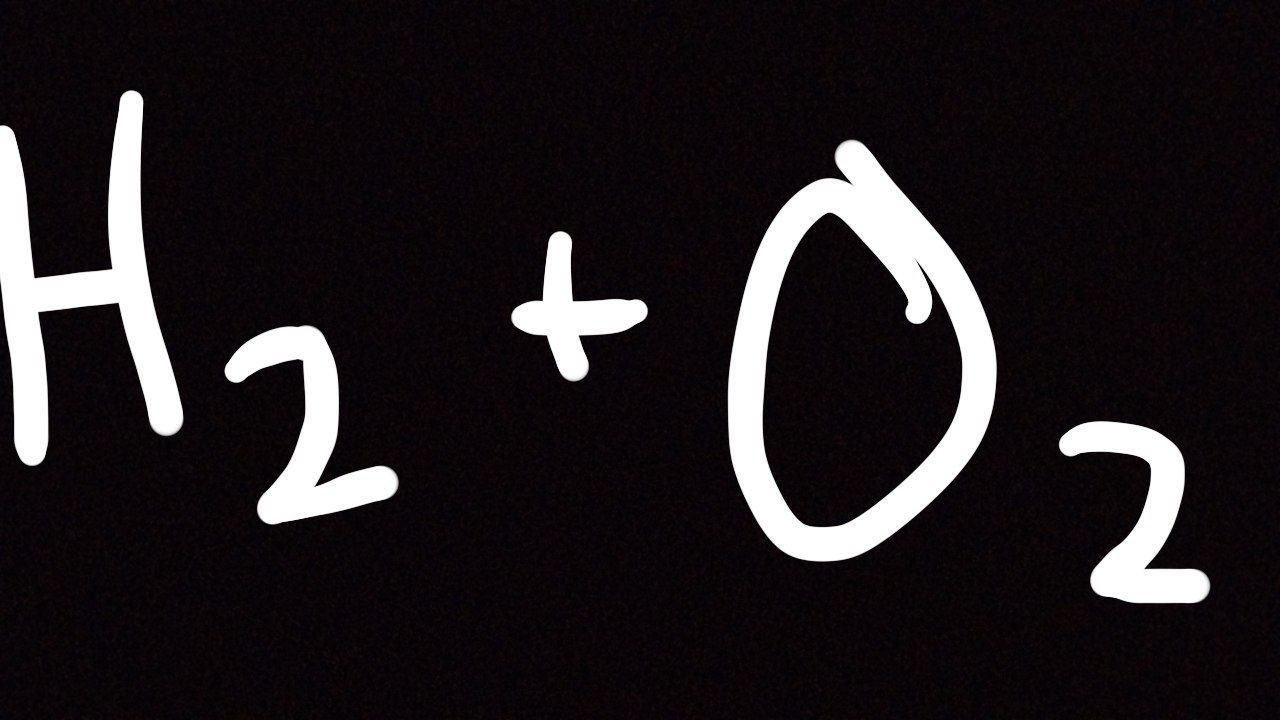
#> input picture original.jpg, 1280 x 720 px, found by its file name
$ python -i image_processing.py   (imports and definitions only)
#> lines starting #> are read from the running program, lines starting #| are printed output that depends on the picture; after the words box and inside, x2 and y2 are one past the last pixel; in counts of white or black regions, pixels touching at a corner belong together
from PIL import Image
import pytesseract
import cv2


def imag():

    image = Image.open('src/images/original.jpg')
#> image is the input picture: PIL image 1280x720 RGB; mean R, G, B 34.2, 29.2, 32.1
    w1, h1 = image.size
#> w1 = 1280; h1 = 720
    if h1 > 500:
        image = image.resize((round(w1 / 5), round(h1 / 5)))
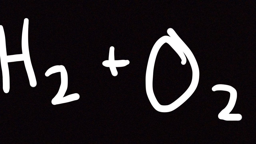
#> image: PIL image 256x144 RGB; mean R, G, B 34.1, 29.1, 32

    else:
        pass
    w1, h1 = image.size
#> w1 = 256; h1 = 144


    pix = image.load()
    av = 0

    for x in range(h1):
        for y in range(w1):
            av += sum(pix[y, x])
#> after the loop, av = 3512072

    av /= w1 * h1 * 3
#> av = 31.76

    for x in range(h1):
        for y in range(w1):
            if sum(pix[y, x]) / 3 >= av * 5/6:
                image.putpixel((y, x), (255, 255, 255))
            else:
                image.putpixel((y, x), (0, 0, 0))
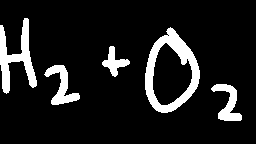
#> image: PIL image 256x144 RGB; 11.4% white; 5 white regions, box (x1, y1, x2, y2) and area: (145, 27, 200, 113) 1660, (0, 18, 37, 94) 1103, (44, 65, 80, 105) 576, (211, 84, 242, 121) 518, (102, 46, 130, 77) 343


    image.save('src/images/black_white.jpg')

    image = Image.open('src/images/black_white.jpg')

#> (the run stopped early here; a loop or call above may not have finished)
